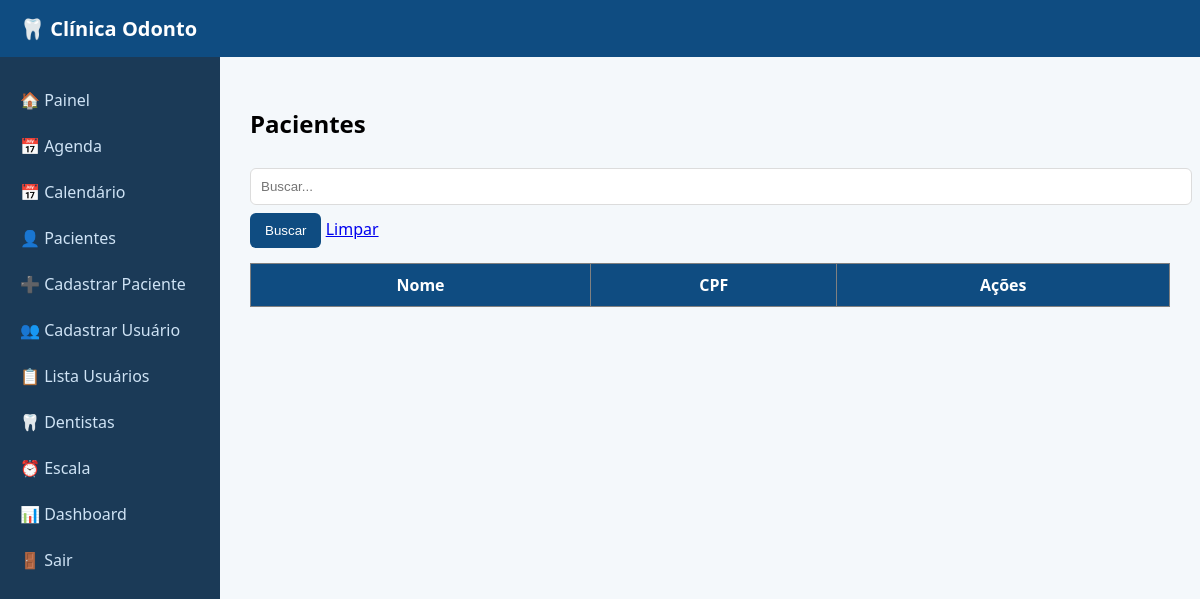
Before: /pacientes/lista (signed in) with the older database file.
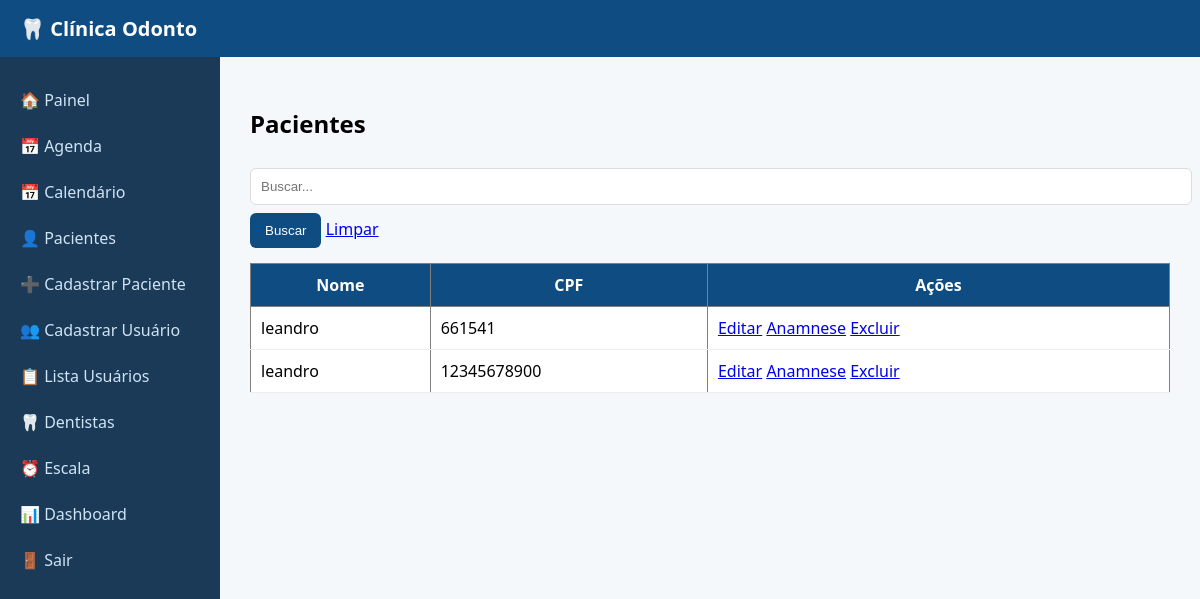
After: the same page with the newer database file.
### tables this page shows
CREATE TABLE pacientes (
            id INTEGER PRIMARY KEY AUTOINCREMENT,
            usuario_id INTEGER,
            nome TEXT,
            data_nascimento TEXT,
            sexo TEXT,
            cpf TEXT,
            telefone TEXT,
            email TEXT,
            cep TEXT,
            logradouro TEXT,
            bairro TEXT,
            cidade TEXT,
            estado TEXT,
            numero TEXT,
            complemento TEXT,
            responsavel_nome TEXT
        );

### routes/pacientes.py (the view)
@pacientes.route('/pacientes/lista')
@tipo_required(['master', 'admin', 'atendente', 'dentista', 'operador'])
def lista_pacientes():
    busca = request.args.get('busca', '')
    conn = get_db_connection()
    cur = conn.cursor()
    if busca:
        cur.execute(f"SELECT * FROM pacientes WHERE nome LIKE {p()} ORDER BY nome", (f'%{busca}%',))
    else:
        cur.execute("SELECT * FROM pacientes ORDER BY nome")
    rows = cur.fetchall()
    lista = rows_as_dicts(rows, cur) if is_postgres() else rows
    conn.close()
    return render_template('lista_pacientes.html', pacientes=lista, busca=busca)

### db.py (called while the page is built)
def get_db_connection():
    if DATABASE_URL:
        import psycopg2
        import psycopg2.extras
        conn = psycopg2.connect(DATABASE_URL)
        conn.autocommit = False
        return conn
    else:
        conn = sqlite3.connect('database.db')
        conn.row_factory = sqlite3.Row
        return conn

def is_postgres():
    return bool(DATABASE_URL)

### routes/utils.py (called while the page is built)
def tipo_required(tipos_permitidos):
    def decorator(func):
        @wraps(func)
        def wrapper(*args, **kwargs):
            if 'usuario_tipo' not in session:
                return redirect('/login')
            if session['usuario_tipo'] not in tipos_permitidos:
                return "<h1>Acesso negado</h1>"
            return func(*args, **kwargs)
        return wrapper
    return decorator

### templates/lista_pacientes.html
{% extends "base.html" %}
{% block content %}
<h2>Pacientes</h2>
<form method="GET">
    <input name="busca" placeholder="Buscar..." value="{{ busca }}">
    <button type="submit">Buscar</button>
    <a href="/pacientes/lista">Limpar</a>
</form>
<table border="1">
<tr>
    <th>Nome</th>
    <th>CPF</th>
    <th>Ações</th>
</tr>
{% for p in pacientes %}
<tr>
    <td>{{ p.nome }}</td>
    <td>{{ p.cpf }}</td>
    <td>
        <a href="/pacientes/editar/{{ p.id }}">Editar</a>
        <a href="/pacientes/anamnese/{{ p.id }}">Anamnese</a>
        {% if session.usuario_tipo in ['master','admin'] %}
        <a href="/pacientes/excluir/{{ p.id }}" onclick="return confirm('Tem certeza?')">Excluir</a>
        {% endif %}
    </td>
</tr>
{% endfor %}
</table>
{% endblock %}

### templates/base.html (shortened to what this page needs)
<!DOCTYPE html>
<html>
<head>
    <link rel="stylesheet" href="{{ url_for('static', filename='style.css') }}">
</head>
<body>
<nav>
    🦷 Clínica Odonto
</nav>
<div class="layout">
    <div class="sidebar">
        <a href="/">🏠 Painel</a>
        {% if session.usuario_tipo in ['master','admin'] %}
            <a href="/consultas">📅 Agenda</a>
            <a href="/agenda_calendario">📅 Calendário</a>
            <a href="/pacientes/lista">👤 Pacientes</a>
            <a href="/cadastro">➕ Cadastrar Paciente</a>
            <a href="/usuarios">👥 Cadastrar Usuário</a>
            <a href="/usuarios/lista">📋 Lista Usuários</a>
            <a href="/dentistas">🦷 Dentistas</a>
            <a href="/escala">⏰ Escala</a>
            <a href="/dashboard">📊 Dashboard</a>
        {% endif %}
        <a href="/logout">🚪 Sair</a>
    </div>
    <div class="content">
        {% block content %}{% endblock %}
    </div>
</div>
</body>
</html>

### static/style.css (style rules this page uses)
body { margin: 0; font-family: 'Segoe UI', Arial; background: #f4f8fb; }
nav { background: #0f4c81; color: white; padding: 15px 20px; font-size: 20px; font-weight: bold; }
.layout { display: flex; }
.sidebar { width: 220px; background: #1b3a57; min-height: 100vh; padding-top: 20px; }
.sidebar a { display: block; color: #cfe3f5; padding: 12px 20px; text-decoration: none; transition: 0.2s; }
.content { flex: 1; padding: 30px; }
input, select, textarea { width: 100%; padding: 10px; margin: 8px 0; border: 1px solid #dcdcdc; border-radius: 6px; }
button { background: #0f4c81; color: white; border: none; padding: 10px 15px; border-radius: 6px; cursor: pointer; }
table { width: 100%; border-collapse: collapse; margin-top: 15px; background: white; }
th { background: #0f4c81; color: white; padding: 10px; }
td { padding: 10px; border-bottom: 1px solid #eee; }

Changed rows visible on the page:
added pacientes: nome "leandro", cpf "661541"
added pacientes: nome "leandro", cpf "12345678900"
